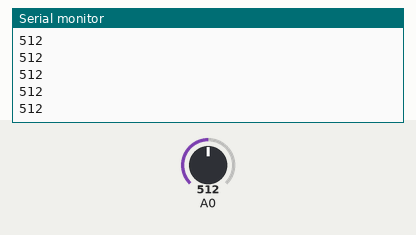
Recording of a sketch running on a simulated Arduino Uno, built with avr-gcc and run on an emulated ATmega328P. Shown: the last lines printed to the serial monitor. The test bench sets the inputs (shaded band); at power-on: A0 = 512.

Above: at 1.2 s.
1.3 s: A0 set to 716
At 1.8 s:
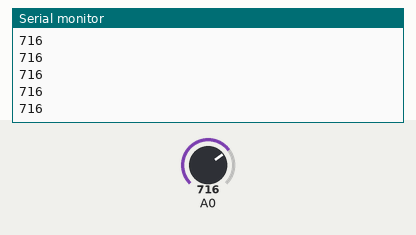
2.8 s: A0 set to 900
At 3.3 s:
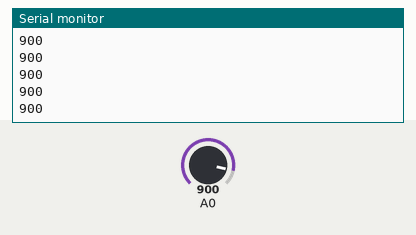
Timing chart, 0 to 5.8 s (numbered marks = the images above; inputs shaded):
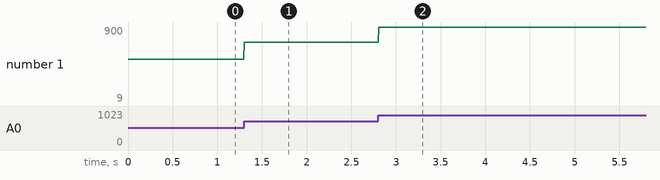

The sketch:

analog_input.ino
```cpp
int analogValue = 0;

void setup() {

   Serial.begin(9600);
}

void loop() {
 while (Serial.available() <= 0) {
 analogValue = analogRead(A0);
 Serial.println(analogValue);
 delay(5);
 }
}
```

Measured:
- after the input at 1.3 s, the serial monitor: prints a new line at once (image 1)
- after the input at 2.8 s, the serial monitor: prints a new line at once (image 2)
- plotted number 1: 512 → 716 after the input at 1.3 s, 716 → 9 after the input at 2.8 s
